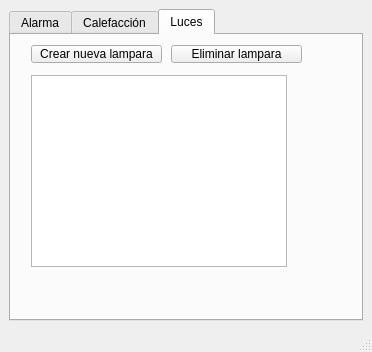
<?xml version="1.0" encoding="UTF-8"?>
<ui version="4.0">
 <class>MainWindow</class>
 <widget class="QMainWindow" name="MainWindow">
  <property name="geometry">
   <rect>
    <x>0</x>
    <y>0</y>
    <width>372</width>
    <height>352</height>
   </rect>
  </property>
  <property name="sizePolicy">
   <sizepolicy hsizetype="Preferred" vsizetype="Preferred">
    <horstretch>0</horstretch>
    <verstretch>0</verstretch>
   </sizepolicy>
  </property>
  <property name="windowTitle">
   <string>Sistema de Domótica</string>
  </property>
  <widget class="QWidget" name="centralwidget">
   <property name="sizePolicy">
    <sizepolicy hsizetype="Minimum" vsizetype="Minimum">
     <horstretch>0</horstretch>
     <verstretch>0</verstretch>
    </sizepolicy>
   </property>
   <layout class="QVBoxLayout" name="verticalLayout_3">
    <item>
     <widget class="QTabWidget" name="tabWidget">
      <property name="sizePolicy">
       <sizepolicy hsizetype="Preferred" vsizetype="Preferred">
        <horstretch>0</horstretch>
        <verstretch>0</verstretch>
       </sizepolicy>
      </property>
      <property name="tabletTracking">
       <bool>false</bool>
      </property>
      <property name="tabShape">
       <enum>QTabWidget::Rounded</enum>
      </property>
      <property name="currentIndex">
       <number>2</number>
      </property>
      <property name="movable">
       <bool>false</bool>
      </property>
      <widget class="QWidget" name="Alarm">
       <attribute name="title">
        <string>Alarma</string>
       </attribute>
       <widget class="QWidget" name="layoutWidget">
        <property name="geometry">
         <rect>
          <x>10</x>
          <y>30</y>
          <width>291</width>
          <height>116</height>
         </rect>
        </property>
        <layout class="QVBoxLayout" name="verticalLayout">
         <item>
          <widget class="QPushButton" name="AlarmCreateButton">
           <property name="text">
            <string>Crear Alarma</string>
           </property>
          </widget>
         </item>
         <item>
          <widget class="QPushButton" name="AlarmToggleButton">
           <property name="enabled">
            <bool>false</bool>
           </property>
           <property name="text">
            <string>Armar/Desarmar</string>
           </property>
          </widget>
         </item>
         <item>
          <widget class="QPushButton" name="AlarmChangepassButton">
           <property name="enabled">
            <bool>false</bool>
           </property>
           <property name="text">
            <string>Cambiar contraseña</string>
           </property>
          </widget>
         </item>
         <item>
          <widget class="QPushButton" name="AlarmAddsensorButton">
           <property name="enabled">
            <bool>false</bool>
           </property>
           <property name="text">
            <string>Agregar Sensor</string>
           </property>
          </widget>
         </item>
        </layout>
       </widget>
       <widget class="QLabel" name="AlarmState">
        <property name="enabled">
         <bool>false</bool>
        </property>
        <property name="geometry">
         <rect>
          <x>230</x>
          <y>10</y>
          <width>61</width>
          <height>21</height>
         </rect>
        </property>
        <property name="text">
         <string>TextLabel</string>
        </property>
       </widget>
      </widget>
      <widget class="QWidget" name="Heater">
       <attribute name="title">
        <string>Calefacción</string>
       </attribute>
       <widget class="QWidget" name="verticalLayoutWidget">
        <property name="geometry">
         <rect>
          <x>70</x>
          <y>90</y>
          <width>171</width>
          <height>91</height>
         </rect>
        </property>
        <layout class="QVBoxLayout" name="verticalLayout_2">
         <item>
          <widget class="QPushButton" name="HeaterCreateButton">
           <property name="text">
            <string>Crear Calefacción</string>
           </property>
          </widget>
         </item>
         <item>
          <widget class="QPushButton" name="HeaterSetButton">
           <property name="enabled">
            <bool>false</bool>
           </property>
           <property name="text">
            <string>Setear T° Objetivo</string>
           </property>
          </widget>
         </item>
         <item>
          <widget class="QPushButton" name="HeaterToggleButton">
           <property name="enabled">
            <bool>false</bool>
           </property>
           <property name="text">
            <string>Prender/Apagar</string>
           </property>
          </widget>
         </item>
        </layout>
       </widget>
       <widget class="QLabel" name="HeaterTargetTemp">
        <property name="enabled">
         <bool>false</bool>
        </property>
        <property name="geometry">
         <rect>
          <x>86</x>
          <y>20</y>
          <width>151</width>
          <height>20</height>
         </rect>
        </property>
        <property name="text">
         <string>Temperatura objetivo : 0</string>
        </property>
       </widget>
       <widget class="QLabel" name="HeaterState">
        <property name="enabled">
         <bool>false</bool>
        </property>
        <property name="geometry">
         <rect>
          <x>86</x>
          <y>60</y>
          <width>151</width>
          <height>20</height>
         </rect>
        </property>
        <property name="text">
         <string>Estado: Apagado</string>
        </property>
       </widget>
       <widget class="QLabel" name="HeaterTemp">
        <property name="enabled">
         <bool>false</bool>
        </property>
        <property name="geometry">
         <rect>
          <x>86</x>
          <y>40</y>
          <width>151</width>
          <height>20</height>
         </rect>
        </property>
        <property name="text">
         <string>Temperatura actual: 0</string>
        </property>
       </widget>
      </widget>
      <widget class="QWidget" name="Lights">
       <attribute name="title">
        <string>Luces</string>
       </attribute>
       <widget class="QListWidget" name="LightsListWidget">
        <property name="geometry">
         <rect>
          <x>20</x>
          <y>40</y>
          <width>256</width>
          <height>192</height>
         </rect>
        </property>
       </widget>
       <widget class="QPushButton" name="LightsCreateButton">
        <property name="geometry">
         <rect>
          <x>20</x>
          <y>10</y>
          <width>131</width>
          <height>18</height>
         </rect>
        </property>
        <property name="text">
         <string>Crear nueva lampara</string>
        </property>
       </widget>
       <widget class="QPushButton" name="LightsDeleteButton">
        <property name="geometry">
         <rect>
          <x>160</x>
          <y>10</y>
          <width>131</width>
          <height>18</height>
         </rect>
        </property>
        <property name="text">
         <string>Eliminar lampara</string>
        </property>
       </widget>
      </widget>
     </widget>
    </item>
   </layout>
  </widget>
  <widget class="QStatusBar" name="statusbar"/>
 </widget>
 <resources/>
 <connections/>
</ui>
